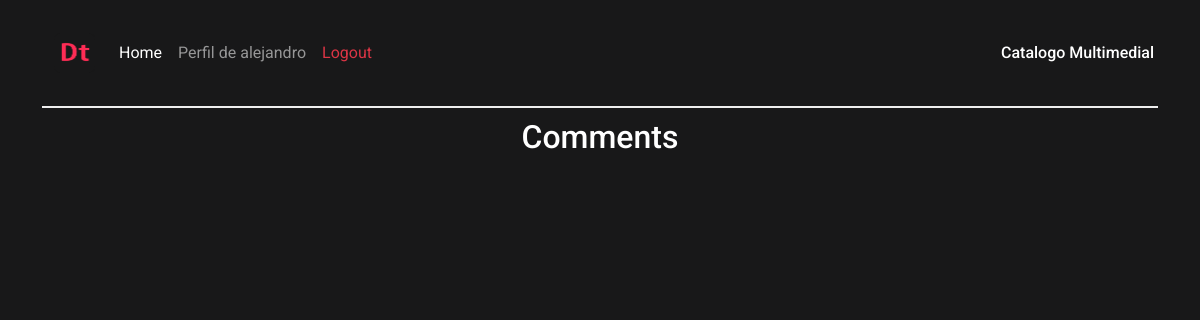
The page /sessions/comentworking.php (signed in) on the database as committed earlier.
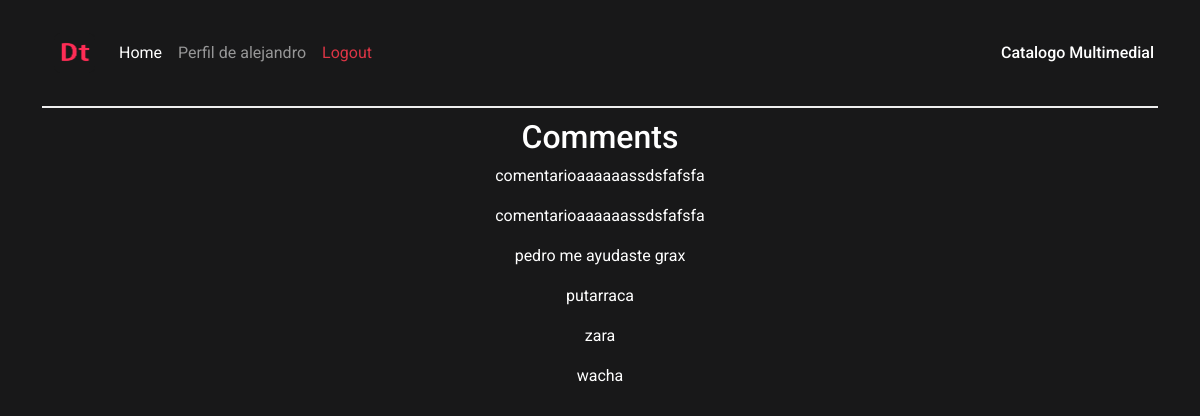
The same page on the database as committed later.
### tables this page shows
CREATE TABLE `usuarios` (
  `id` int(20) UNSIGNED NOT NULL,
  `user` varchar(40) NOT NULL,
  `password` varchar(140) NOT NULL,
  `email` varchar(140) NOT NULL,
  `id_nivel` int(10) UNSIGNED NOT NULL,
  `id_localidad` int(12) UNSIGNED NOT NULL,
  `id_area` int(12) UNSIGNED NOT NULL
);

CREATE TABLE `comentarios` (
  `id` int(20) NOT NULL,
  `id_usuario` int(20) NOT NULL,
  `id_posteos` int(20) NOT NULL,
  `comentario` varchar(140) NOT NULL
);

### index_include.php (called while the page is built, shortened)
<?php
  require 'database.php';
  if (isset($_SESSION['user_id'])) {
    $records = $conn->prepare('SELECT user,id, email, password FROM usuarios WHERE id = :id');
    $records->bindParam(':id', $_SESSION['user_id']);
    $records->execute();
    $results = $records->fetch(PDO::FETCH_ASSOC);
    if (count($results) > 0) {
      $user = $results;
    }
  }
?>

### sessions/comentworking.php (the view, shortened to what this page needs)
<?php
include 'comentarios.php';
include '../index_include.php';
$id_posteo = ($_GET['id']);
?>
<!DOCTYPE html>
<html>
<head>
  <link href="https://cdn.jsdelivr.net/npm/bootstrap@5.1.3/dist/css/bootstrap.min.css" rel="stylesheet"
>
  <link rel="stylesheet" href="../styles.css">
</head>
  <body class="container">
  <header>
  <?php if(!empty($user)): ?>
    <nav class="navbar navbar-expand-lg navbar-dark ">
    <div class="container-fluid">
    <a class="navbar-brand" href="/dreamteam_final">
      <img class="logo" src="../img/logodt.png" alt="logo" width="41" height="40">
    </a>
    <div class="collapse navbar-collapse" id="navbarNav">
      <ul class="navbar-nav">
        <li class="nav-item">
          <a class="nav-link active" aria-current="page" href="/dreamteam_final">Home</a>
        </li>
        <li class="nav-item">
          <a class="nav-link" href="#">Perfil de <?= $user['user']; ?></a>
        </li>
        <li class="nav-item">
          <a class="nav-link text-danger" href="logout.php" tabindex="-1" aria-disabled="true">Logout</a>
        </li>
      </ul>
    </div>
  </div>
    <h6 class="titulo m-1">Catalogo Multimedial</h6>
    </nav>
  </header>
  <main>
    <form action="" method="POST">
      <h2>Comments</h2>
      <?php $sql = "SELECT * FROM comentarios WHERE id_posteos = '{$id_posteo}'";
      foreach ($conn->query($sql) as $row) { ?>
      <p><?=$row['comentario']?></p>
      <?php  } ?>
    </form>
    <?php else: ?>
      <h1>Please Login or SignUp</h1>
      <a  href="sessions/login.php">Login</a> or
      <a  href="sessions/signup.php">SignUp</a>
    <?php endif; ?>
    </main>
  </body>
</html>

### styles.css (style rules this page uses)
* { font-family: roboto; background-color: #181819; color: white; }
.container, .container-fluid, .container-lg, .container-md, .container-sm, .container-xl, .container-xxl { background-color: #181819; }
.titulo { width: 100%; display: flex; flex-direction: row; justify-content: end; align-items: center; }
body { margin: 0; padding: 0; font-family: 'Roboto', sans-serif; text-align: center; }
header { border-bottom: 2px solid #eee; padding: 20px 0; margin-bottom: 10px; width: 100%; text-align: center; }
header a { text-decoration: none; color: #333; }

Rows that differ between the two databases and show on the page:
added comentarios: comentario "comentarioaaaaaassdsfafsfa"
added comentarios: comentario "comentarioaaaaaassdsfafsfa"
added comentarios: comentario "pedro me ayudaste grax"
added comentarios: comentario "putarraca"
added comentarios: comentario "zara"
added comentarios: comentario "wacha"
